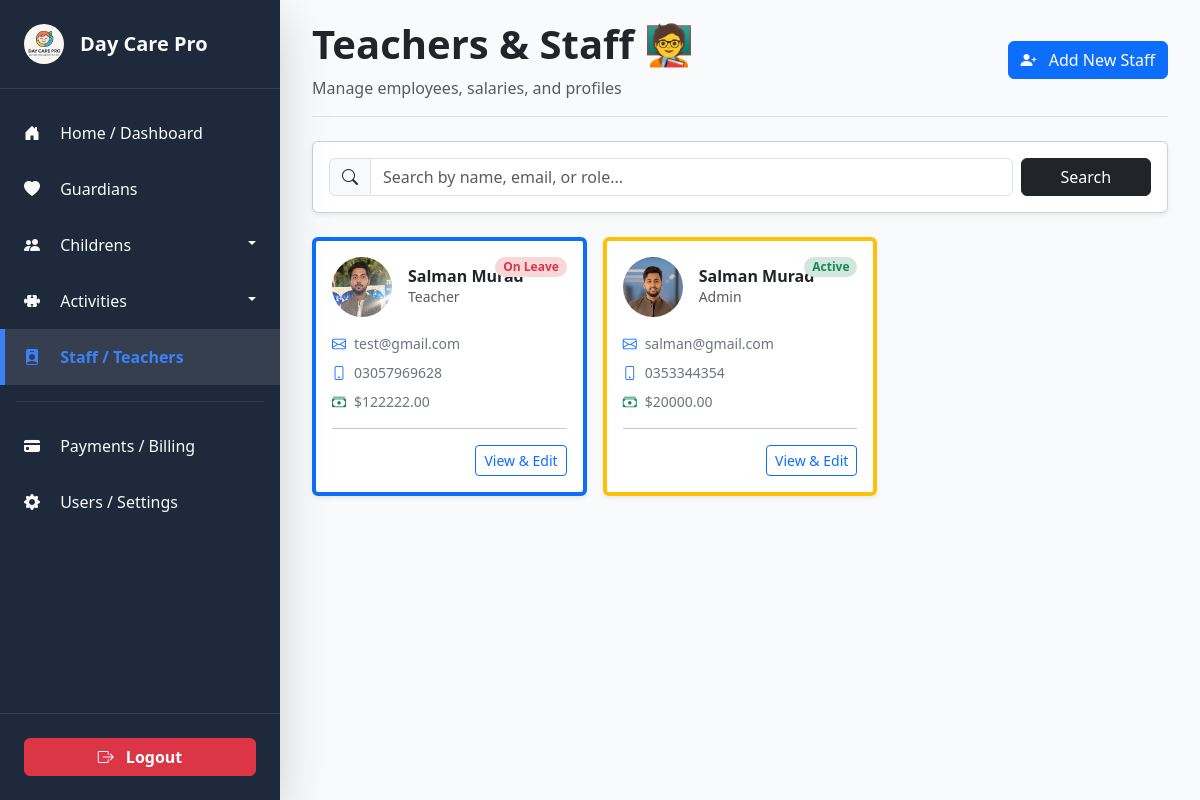
Page /staff/ on the committed database.
### staff/models.py (models this page shows, shortened)
class StaffMember(models.Model):
    GENDER_CHOICES = [
        ('M', 'Male'),
        ('F', 'Female'),
        ('O', 'Other'),
    ]
    ROLE_CHOICES = [
        ('Teacher', 'Teacher'),
        ('Assistant', 'Assistant'),
        ('Admin', 'Administrator'),
        ('Cleaner', 'Cleaning Staff'),
        ('Driver', 'Driver'),
        ('Security', 'Security'),
    ]
    STATUS_CHOICES = [
        ('Active', 'Active'),
        ('On Leave', 'On Leave'),
        ('Resigned', 'Resigned'),
    ]
    first_name = models.CharField(max_length=100)
    last_name = models.CharField(max_length=100)
    father_spouse_name = models.CharField(max_length=100, verbose_name="Father/Spouse Name")
    gender = models.CharField(max_length=1, choices=GENDER_CHOICES)
    photo = models.ImageField(upload_to='staff_photos/', blank=True, null=True)
    date_of_birth = models.DateField(null=True, blank=True)
    email = models.EmailField(unique=True)
    phone = models.CharField(max_length=15)
    address = models.TextField()
    role = models.CharField(max_length=50, choices=ROLE_CHOICES, default='Teacher')
    date_joined = models.DateField(default=timezone.now)
    salary = models.DecimalField(max_digits=10, decimal_places=2, help_text="Monthly Salary")
    status = models.CharField(max_length=20, choices=STATUS_CHOICES, default='Active')
    @property
    def full_name(self):
        return f"{self.first_name} {self.last_name}"

### staff/views.py (the view, shortened to what this page needs)
# urls.py: path('', views.staff_list, name='staff_list'),
def staff_list(request):
    staff_members = StaffMember.objects.all().order_by('-date_joined')
    query = request.GET.get('q')
    context = {
        'staff_members': staff_members,
        'form': StaffForm() # Empty form for the "Add New" modal
    }
    return render(request, 'staff/staff_list.html', context)

### staff/forms.py
class StaffForm(forms.ModelForm):
    class Meta:
        model = StaffMember
        fields = '__all__'
        widgets = {
            'first_name': forms.TextInput(attrs={'class': 'form-control', 'placeholder': 'First Name'}),
            'last_name': forms.TextInput(attrs={'class': 'form-control', 'placeholder': 'Last Name'}),
            'father_spouse_name': forms.TextInput(attrs={'class': 'form-control'}),
            'email': forms.EmailInput(attrs={'class': 'form-control'}),
            'phone': forms.TextInput(attrs={'class': 'form-control'}),
            'address': forms.Textarea(attrs={'class': 'form-control', 'rows': 2}),
            'gender': forms.Select(attrs={'class': 'form-select'}),
            'role': forms.Select(attrs={'class': 'form-select'}),
            'status': forms.Select(attrs={'class': 'form-select'}),
            'salary': forms.NumberInput(attrs={'class': 'form-control'}),
            'date_joined': forms.DateInput(attrs={'class': 'form-control', 'type': 'date'}),
            'date_of_birth': forms.DateInput(attrs={'class': 'form-control', 'type': 'date'}),
            'photo': forms.FileInput(attrs={'class': 'form-control'}),
        }

### templates/staff/staff_list.html (shortened to what this page needs)
{% extends "base.html" %}
{% load static %}
{% block content %}
    <div class="toast-container position-fixed bottom-0 end-0 p-3" style="z-index: 1055;">
    </div>
    <div class="d-flex justify-content-between align-items-center mb-4 border-bottom pb-3">
        <div>
            <h1 class="fw-bold">Teachers & Staff 🧑‍🏫</h1>
            <p class="text-muted mb-0">Manage employees, salaries, and profiles</p>
        </div>
        <button class="btn btn-primary" onclick="openAddModal()">
            <i class="bi bi-person-plus-fill me-2"></i> Add New Staff
        </button>
    </div>
    <div class="card shadow-sm mb-4">
        <div class="card-body">
            <form method="GET" class="row g-2 align-items-center">
                <div class="col-md-10">
                    <div class="input-group">
                        <span class="input-group-text bg-light"><i class="bi bi-search"></i></span>
                        <input type="text" name="q" value="{{ request.GET.q|default:'' }}" class="form-control" placeholder="Search by name, email, or role...">
                    </div>
                </div>
                <div class="col-md-2">
                    <button type="submit" class="btn btn-dark w-100">Search</button>
                </div>
            </form>
        </div>
    </div>
    <div class="row g-3">
        {% for staff in staff_members %}
        <div class="col-md-4 col-sm-6">
            <div class="card h-100 border-start border-4 {% if staff.role == 'Teacher' %}border-primary{% elif staff.role == 'Admin' %}border-warning{% else %}border-success{% endif %} shadow-sm hover-shadow transition">
                <div class="card-body position-relative">
                    <span class="position-absolute top-0 end-0 m-3 badge {% if staff.status == 'Active' %}bg-success-subtle text-success{% else %}bg-danger-subtle text-danger{% endif %} rounded-pill">
                        {{ staff.status }}
                    </span>
                    <div class="d-flex align-items-center mb-3">
                        {% if staff.photo %}
                            <img src="{{ staff.photo.url }}" alt="Profile" class="rounded-circle me-3" style="width: 60px; height: 60px; object-fit: cover;">
                        {% else %}
                            <div class="rounded-circle me-3 bg-light d-flex justify-content-center align-items-center text-secondary fw-bold" style="width: 60px; height: 60px;">
                                {{ staff.first_name|first }}{{ staff.last_name|first }}
                            </div>
                        {% endif %}
                        <div>
                            <h6 class="mb-0 fw-bold text-dark">{{ staff.full_name }}</h6>
                            <p class="text-muted small mb-0">{{ staff.role }}</p>
                        </div>
                    </div>
                    <div class="small text-secondary space-y-2">
                        <div class="d-flex align-items-center mb-2">
                            <i class="bi bi-envelope me-2 text-primary"></i> {{ staff.email }}
                        </div>
                        <div class="d-flex align-items-center mb-2">
                            <i class="bi bi-phone me-2 text-primary"></i> {{ staff.phone }}
                        </div>
                        <div class="d-flex align-items-center">
                            <i class="bi bi-cash-stack me-2 text-success"></i> ${{ staff.salary }}
                        </div>
                    </div>
                    <hr class="my-3">
                    <div class="text-end">
                        <button class="btn btn-sm btn-outline-primary edit-staff-btn"
                                data-url="{% url 'staff:staff_update' staff.id %}"
                                onclick="openEditModal(this)">
                            View & Edit
                        </button>
                    </div>
                </div>
            </div>
        </div>
        {% endfor %}
    </div>
{% endblock %}

### templates/base.html (style rules this page uses)
:root { --sidebar-width: 280px; --sidebar-bg: #1e293b; --sidebar-color: #f8fafc; --primary-color: #3b82f6; --danger-color: #dc3545; }

### rows in the picture
StaffMember: status "On Leave", photo (picture), full_name "Salman Murad", role "Teacher", email "test@gmail.com", phone "03057969628", salary "122222.00"
StaffMember: status "Active", photo (picture), full_name "Salman Murad", role "Admin", email "salman@gmail.com", phone "0353344354", salary "20000.00"
